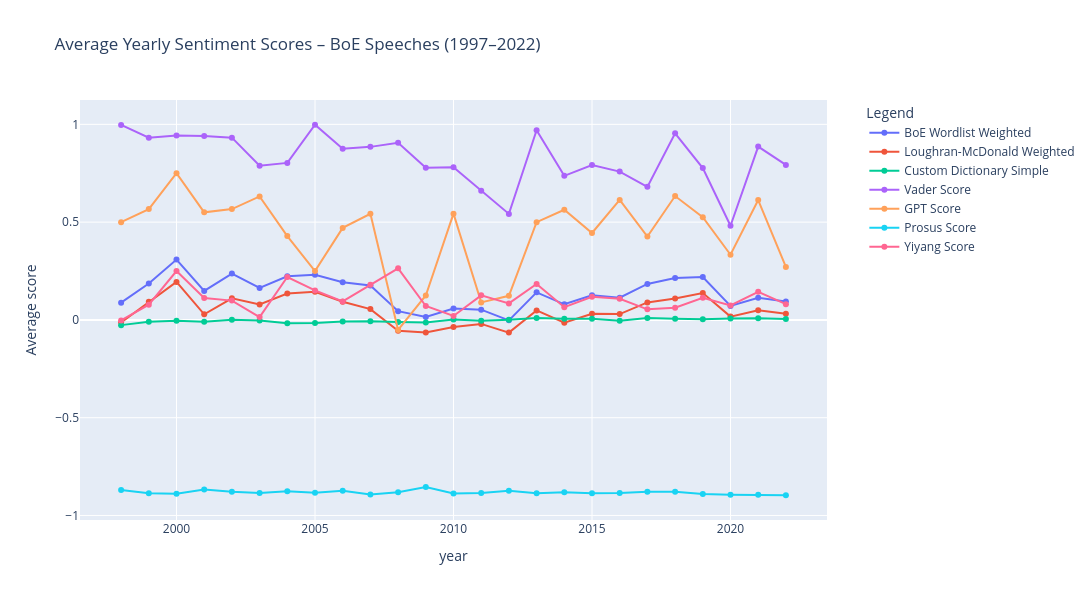

Source (notebook cell):
### Code cell
fig = px.line(
     sentiment_yearly,
     x='year',
     y=['sentiment_lexicon_weighted', 'sentiment_lm_weighted', 'sentiment_custom_simple', 'text_compound',
        'gpt_sentiment_numeric', 'sentiment_score_prosus', 'sentiment_score_yiyang'],
     title='Average Yearly Sentiment Scores – BoE Speeches (1997–2022)',
     labels={'value': 'Average score', 'variable': 'Metric'}
)

# Set mode to lines+markers for all traces and customise
for trace in fig.data:
    trace.mode = 'lines+markers'
    trace.marker = dict(symbol='circle', size=6)

# Update size
fig.update_layout(width=1100, height=600)

# Move legend outside to the right
fig.update_layout(
    legend=dict(
        x=1.05,
        y=1,
        xanchor='left',
        yanchor='top'
    ),
    # Set legend title
    legend_title_text='Legend'
)

# Rename legend entries
new_names = {
    'sentiment_lexicon_weighted': 'BoE Wordlist Weighted',
    'sentiment_lm_weighted': 'Loughran-McDonald Weighted',
    'sentiment_custom_simple': 'Custom Dictionary Simple',
    'text_compound': 'Vader Score',
    'gpt_sentiment_numeric': 'GPT Score',
    'sentiment_score_prosus': 'Prosus Score',
    'sentiment_score_yiyang': 'Yiyang Score'
}

for trace in fig.data:
    if trace.name in new_names:
        trace.name = new_names[trace.name]

fig.show()

### Figure 1 — Plotly figure (JSON) as saved in the notebook; plotly's stock layout.template omitted (floating-point values rounded to 4 significant figures)
{"data": [{"hovertemplate": "Metric=sentiment_lexicon_weighted<br>year=%{x}<br>Average score=%{y}<extra></extra>", "legendgroup": "sentiment_lexicon_weighted", "line": {"color": "#636efa", "dash": "solid"}, "marker": {"size": 6, "symbol": "circle"}, "mode": "lines+markers", "name": "BoE Wordlist Weighted", "orientation": "v", "showlegend": true, "type": "scatter", "x": [1998, 1999, 2000, 2001, 2002, 2003, 2004, 2005, 2006, 2007, 2008, 2009, 2010, 2011, 2012, 2013, 2014, 2015, 2016, 2017, 2018, 2019, 2020, 2021, 2022], "xaxis": "x", "y": [0.0881, 0.1859, 0.3086, 0.1482, 0.2369, 0.1637, 0.2227, 0.2307, 0.1931, 0.1764, 0.04478, 0.0153, 0.05839, 0.05235, -0.00233, 0.141, 0.07983, 0.1259, 0.1138, 0.1839, 0.214, 0.2196, 0.07171, 0.1127, 0.09448], "yaxis": "y"}, {"hovertemplate": "Metric=sentiment_lm_weighted<br>year=%{x}<br>Average score=%{y}<extra></extra>", "legendgroup": "sentiment_lm_weighted", "line": {"color": "#EF553B", "dash": "solid"}, "marker": {"size": 6, "symbol": "circle"}, "mode": "lines+markers", "name": "Loughran-McDonald Weighted", "orientation": "v", "showlegend": true, "type": "scatter", "x": [1998, 1999, 2000, 2001, 2002, 2003, 2004, 2005, 2006, 2007, 2008, 2009, 2010, 2011, 2012, 2013, 2014, 2015, 2016, 2017, 2018, 2019, 2020, 2021, 2022], "xaxis": "x", "y": [-0.01335, 0.09233, 0.1943, 0.02879, 0.1104, 0.07873, 0.1349, 0.144, 0.09309, 0.05514, -0.05561, -0.06446, -0.03682, -0.02043, -0.06503, 0.04867, -0.01461, 0.03117, 0.02995, 0.08945, 0.1101, 0.1377, 0.01684, 0.04967, 0.03169], "yaxis": "y"}, {"hovertemplate": "Metric=sentiment_custom_simple<br>year=%{x}<br>Average score=%{y}<extra></extra>", "legendgroup": "sentiment_custom_simple", "line": {"color": "#00cc96", "dash": "solid"}, "marker": {"size": 6, "symbol": "circle"}, "mode": "lines+markers", "name": "Custom Dictionary Simple", "orientation": "v", "showlegend": true, "type": "scatter", "x": [1998, 1999, 2000, 2001, 2002, 2003, 2004, 2005, 2006, 2007, 2008, 2009, 2010, 2011, 2012, 2013, 2014, 2015, 2016, 2017, 2018, 2019, 2020, 2021, 2022], "xaxis": "x", "y": [-0.02672, -0.009409, -0.004075, -0.009413, 0.0009547, -0.003166, -0.01694, -0.016, -0.007721, -0.006887, -0.01021, -0.01377, 0.002078, -0.004833, 0.001099, 0.009587, 0.006378, 0.005583, -0.004321, 0.009887, 0.005397, 0.003285, 0.007325, 0.008603, 0.00401], "yaxis": "y"}, {"hovertemplate": "Metric=text_compound<br>year=%{x}<br>Average score=%{y}<extra></extra>", "legendgroup": "text_compound", "line": {"color": "#ab63fa", "dash": "solid"}, "marker": {"size": 6, "symbol": "circle"}, "mode": "lines+markers", "name": "Vader Score", "orientation": "v", "showlegend": true, "type": "scatter", "x": [1998, 1999, 2000, 2001, 2002, 2003, 2004, 2005, 2006, 2007, 2008, 2009, 2010, 2011, 2012, 2013, 2014, 2015, 2016, 2017, 2018, 2019, 2020, 2021, 2022], "xaxis": "x", "y": [0.9969, 0.9316, 0.9434, 0.9408, 0.932, 0.7886, 0.8028, 0.998, 0.8755, 0.8849, 0.9057, 0.7776, 0.7812, 0.6603, 0.5421, 0.9701, 0.7367, 0.7917, 0.7585, 0.6803, 0.9544, 0.7763, 0.4814, 0.8864, 0.7925], "yaxis": "y"}, {"hovertemplate": "Metric=gpt_sentiment_numeric<br>year=%{x}<br>Average score=%{y}<extra></extra>", "legendgroup": "gpt_sentiment_numeric", "line": {"color": "#FFA15A", "dash": "solid"}, "marker": {"size": 6, "symbol": "circle"}, "mode": "lines+markers", "name": "GPT Score", "orientation": "v", "showlegend": true, "type": "scatter", "x": [1998, 1999, 2000, 2001, 2002, 2003, 2004, 2005, 2006, 2007, 2008, 2009, 2010, 2011, 2012, 2013, 2014, 2015, 2016, 2017, 2018, 2019, 2020, 2021, 2022], "xaxis": "x", "y": [0.5, 0.5667, 0.75, 0.55, 0.5667, 0.6316, 0.4286, 0.25, 0.4706, 0.5429, -0.05128, 0.125, 0.5435, 0.08955, 0.1231, 0.5, 0.5634, 0.4444, 0.6133, 0.4262, 0.6333, 0.525, 0.3333, 0.6129, 0.2708], "yaxis": "y"}, {"hovertemplate": "Metric=sentiment_score_prosus<br>year=%{x}<br>Average score=%{y}<extra></extra>", "legendgroup": "sentiment_score_prosus", "line": {"color": "#19d3f3", "dash": "solid"}, "marker": {"size": 6, "symbol": "circle"}, "mode": "lines+markers", "name": "Prosus Score", "orientation": "v", "showlegend": true, "type": "scatter", "x": [1998, 1999, 2000, 2001, 2002, 2003, 2004, 2005, 2006, 2007, 2008, 2009, 2010, 2011, 2012, 2013, 2014, 2015, 2016, 2017, 2018, 2019, 2020, 2021, 2022], "xaxis": "x", "y": [-0.8697, -0.8863, -0.8892, -0.8667, -0.8793, -0.8854, -0.8763, -0.8834, -0.8735, -0.8926, -0.8811, -0.8542, -0.8879, -0.8845, -0.8737, -0.886, -0.8817, -0.8869, -0.8857, -0.8791, -0.8786, -0.8907, -0.8936, -0.8934, -0.8966], "yaxis": "y"}, {"hovertemplate": "Metric=sentiment_score_yiyang<br>year=%{x}<br>Average score=%{y}<extra></extra>", "legendgroup": "sentiment_score_yiyang", "line": {"color": "#FF6692", "dash": "solid"}, "marker": {"size": 6, "symbol": "circle"}, "mode": "lines+markers", "name": "Yiyang Score", "orientation": "v", "showlegend": true, "type": "scatter", "x": [1998, 1999, 2000, 2001, 2002, 2003, 2004, 2005, 2006, 2007, 2008, 2009, 2010, 2011, 2012, 2013, 2014, 2015, 2016, 2017, 2018, 2019, 2020, 2021, 2022], "xaxis": "x", "y": [-0.00262, 0.07811, 0.2501, 0.1119, 0.09869, 0.01466, 0.2193, 0.1508, 0.09423, 0.1802, 0.2639, 0.07115, 0.02011, 0.1255, 0.08438, 0.1834, 0.06497, 0.1182, 0.1082, 0.05398, 0.06268, 0.1131, 0.07406, 0.144, 0.08035], "yaxis": "y"}], "layout": {"height": 600, "legend": {"title": {"text": "Legend"}, "tracegroupgap": 0, "x": 1.05, "xanchor": "left", "y": 1, "yanchor": "top"}, "title": {"text": "Average Yearly Sentiment Scores – BoE Speeches (1997–2022)"}, "width": 1100, "xaxis": {"anchor": "y", "autorange": true, "domain": [0, 1], "range": [1997.0, 2023.0], "title": {"text": "year"}, "type": "linear"}, "yaxis": {"anchor": "x", "autorange": true, "domain": [0, 1], "range": [-1.023, 1.125], "title": {"text": "Average score"}, "type": "linear"}}}
